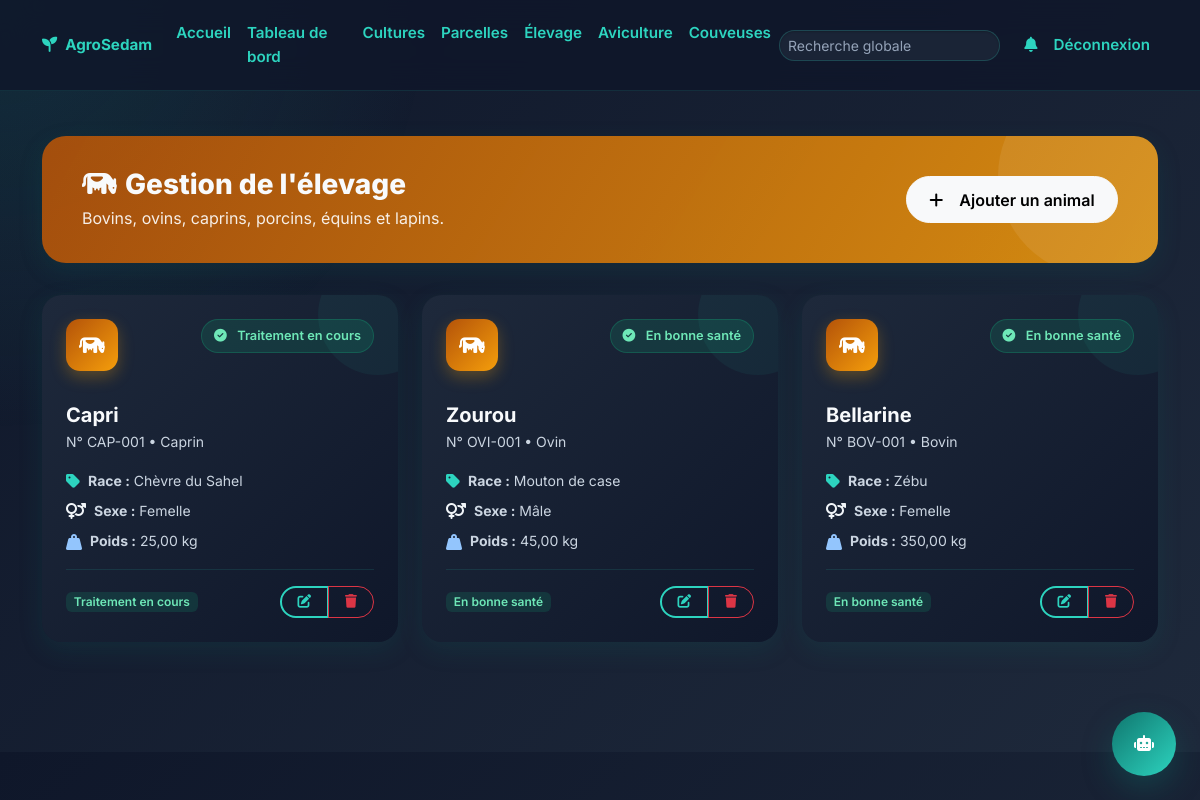
Page /animals/ (signed in) on the committed database.
### gestion/models.py (models this page shows, shortened)
class Animal(models.Model):
    SPECIES_CHOICES = [
        ('Bovin', 'Bovin'),
        ('Ovin', 'Ovin'),
        ('Caprin', 'Caprin'),
        ('Porcin', 'Porcin'),
        ('Équin', 'Équin'),
        ('Lapin', 'Lapin'),
    ]
    SEX_CHOICES = [('Mâle', 'Mâle'), ('Femelle', 'Femelle')]
    HEALTH_CHOICES = [
        ('En bonne santé', 'En bonne santé'),
        ('À vacciner', 'À vacciner'),
        ('Traitement en cours', 'Traitement en cours'),
        ('Malade', 'Malade'),
    ]
    name = models.CharField(max_length=100)
    number = models.CharField(max_length=50, unique=True)
    species = models.CharField(max_length=30, choices=SPECIES_CHOICES)
    breed = models.CharField(max_length=100)
    sex = models.CharField(max_length=20, choices=SEX_CHOICES)
    age = models.IntegerField()
    birth_date = models.DateField()
    weight = models.DecimalField(max_digits=6, decimal_places=2)
    health_status = models.CharField(max_length=30, choices=HEALTH_CHOICES, default='En bonne santé')
    vaccinations = models.TextField(blank=True)
    treatments = models.TextField(blank=True)
    photo = models.CharField(max_length=255, blank=True)
    created_at = models.DateTimeField(auto_now_add=True)
    class Meta:
        verbose_name = 'Animal'
        verbose_name_plural = 'Animaux'
        ordering = ['-created_at']

### gestion/views.py (the view)
# urls.py: path('animals/', views.animals_list, name='animals'),
@login_required
def animals_list(request):
    animals = Animal.objects.all()
    return render(request, 'gestion/animals.html', {'animals': animals})

### templates/gestion/animals.html (shortened to what this page needs)
{% extends 'base.html' %}
{% load static %}
{% block content %}
<div class="container py-5 page-transition">
    <div class="section-header d-flex justify-content-between align-items-center flex-wrap gap-3 fade-in-up orange">
        <div>
            <h2 class="mb-1"><i class="fas fa-cow me-2"></i>Gestion de l'élevage</h2>
            <p>Bovins, ovins, caprins, porcins, équins et lapins.</p>
        </div>
        <a class="btn btn-light" href="{% url 'animal_create' %}"><i class="fas fa-plus me-2"></i>Ajouter un animal</a>
    </div>
    <div class="row g-4 fade-in-up delay-1">
        {% for animal in animals %}
        <div class="col-md-6 col-lg-4">
            <div class="data-card h-100">
                <div class="card-body p-4">
                    <div class="d-flex justify-content-between align-items-start mb-3">
                        <div class="card-icon orange"><i class="fas fa-cow"></i></div>
                        <span class="status-badge success"><i class="fas fa-check-circle me-1"></i>{{ animal.health_status }}</span>
                    </div>
                    <h5 class="fw-bold mb-1">{{ animal.name }}</h5>
                    <p class="text-muted small mb-3">N° {{ animal.number }} • {{ animal.species }}</p>
                    <div class="d-flex flex-column gap-2 mb-3">
                        <div class="d-flex align-items-center gap-2">
                            <i class="fas fa-tag text-primary"></i>
                            <span class="small"><strong>Race :</strong> {{ animal.breed }}</span>
                        </div>
                        <div class="d-flex align-items-center gap-2">
                            <i class="fas fa-venus-mars text-purple"></i>
                            <span class="small"><strong>Sexe :</strong> {{ animal.sex }}</span>
                        </div>
                        <div class="d-flex align-items-center gap-2">
                            <i class="fas fa-weight-hanging text-info"></i>
                            <span class="small"><strong>Poids :</strong> {{ animal.weight }} kg</span>
                        </div>
                    </div>
                    <div class="pt-3 border-top d-flex justify-content-between align-items-center">
                        <span class="badge bg-success-subtle text-success fw-semibold">{{ animal.health_status }}</span>
                        <div class="btn-group">
                            <a class="btn btn-sm btn-outline-success" href="{% url 'animal_update' animal.pk %}"><i class="fas fa-edit"></i></a>
                            <a class="btn btn-sm btn-outline-danger" href="{% url 'animal_delete' animal.pk %}"><i class="fas fa-trash"></i></a>
                        </div>
                    </div>
                </div>
            </div>
        </div>
        {% endfor %}
    </div>
</div>
{% endblock %}

### static/css/style.css (style rules this page uses)
:root { --primary: #0f766e; --secondary: #115e59; --accent: #2dd4bf; --pastel: #5eead4; --beige: #F5F5DC; --white: #f8fafc; --soft: #1e293b; --text: #f1f5f9; --muted: #94a3b8; --teal: #0d9488; --teal-light: #2dd4bf; --orange: #f59e0b; --orange-light: #fbbf24; --blue: #3b82f6; --blue-light: #60a5fa; --purple: #8b5cf6; --purple-light: #a78bfa; --pink: #ec4899; --pink-light: #f472b6; --radius-sm: 12px; --radius-md: 20px; --radius-lg: 24px; --shadow-sm: 0 4px 14px rgba(0, 0, 0, .25); --shadow-md: 0 8px 24px rgba(15, 118, 110, .15); --shadow-lg: 0 16px 40px rgba(15, 118, 110, .25); --shadow-xl: 0 20px 50px rgba(0, 0, 0, .35); }
* { box-sizing: border-box; }
html { scroll-behavior: smooth; }
body { font-family: 'Inter', -apple-system, BlinkMacSystemFont, sans-serif; background: linear-gradient(135deg, #0f172a 0%, #1e293b 100%); color: var(--text); line-height: 1.6; overflow-x: hidden; }
body::before { content: ''; position: fixed; inset: 0; background: radial-gradient(circle at top left, rgba(45,212,191,.12), transparent 30%); pointer-events: none; z-index: -1; }
.btn { border-radius: 999px; font-weight: 600; transition: all .25s ease; display: inline-flex; align-items: center; justify-content: center; gap: .5rem; }
.btn-outline-success { border: 2px solid var(--accent); color: var(--accent); background: transparent; }
.btn-sm { padding: .45rem 1rem; font-size: .85rem; }
.data-card { position: relative; overflow: hidden; border-radius: 20px; border: none; background: linear-gradient(135deg, #1e293b 0%, #0f172a 100%); box-shadow: var(--shadow-md); transition: transform .35s cubic-bezier(.25,.8,.25,1), box-shadow .35s ease; }
.data-card::before { content: ''; position: absolute; top: -40px; right: -40px; width: 120px; height: 120px; border-radius: 50%; background: rgba(45, 212, 191, .06); transition: transform .5s cubic-bezier(.25,.8,.25,1); pointer-events: none; }
.data-card .card-body { position: relative; z-index: 1; }
.card-icon { width: 52px; height: 52px; border-radius: 14px; display: flex; align-items: center; justify-content: center; font-size: 1.3rem; color: #fff; margin-bottom: 1rem; box-shadow: 0 6px 16px rgba(45, 212, 191, .3); transition: transform .3s ease; }
.card-icon.orange { background: linear-gradient(135deg, #b45309, #f59e0b); box-shadow: 0 6px 16px rgba(245, 158, 11, .3); }
.status-badge { display: inline-flex; align-items: center; gap: .4rem; padding: .35rem .75rem; border-radius: 999px; font-size: .8rem; font-weight: 600; border: 1px solid transparent; }
.status-badge.success { background: rgba(16, 185, 129, .15); color: #6ee7b7; border-color: rgba(16, 185, 129, .25); }
.section-header { background: linear-gradient(120deg, rgba(15, 118, 110, .95), rgba(45, 212, 191, .85)); color: #fff; border-radius: var(--radius-lg); padding: 2rem 2.5rem; margin-bottom: 2rem; position: relative; overflow: hidden; box-shadow: var(--shadow-md); }
.section-header::after { content: ''; position: absolute; width: 200px; height: 200px; background: rgba(255, 255, 255, .08); border-radius: 50%; right: -40px; top: -60px; pointer-events: none; }
.section-header.orange { background: linear-gradient(120deg, rgba(180,83,9,.9), rgba(245,158,11,.85)); }
.section-header h2 { font-weight: 800; margin-bottom: .25rem; font-size: 1.75rem; position: relative; z-index: 1; }
.section-header p { color: rgba(255, 255, 255, .9); margin-bottom: 0; font-size: 1rem; position: relative; z-index: 1; }
.section-header .btn-light { border-radius: 999px; font-weight: 600; padding: .65rem 1.4rem; position: relative; z-index: 1; transition: all .25s ease; }
.fade-in-up { animation: fadeInUp .6s ease both; }
.delay-1 { animation-delay: .1s; }
.text-muted, .text-muted * { color: #cbd5e1 !important; }
small, .small { color: #cbd5e1; }
h1, h2, h3, h4, h5, h6 { color: #f8fafc; }
p, span, div { color: inherit; }
a { color: var(--accent); }
.bg-success-subtle { background-color: rgba(16, 185, 129, .15) !important; color: #6ee7b7 !important; }
.text-success { color: #6ee7b7 !important; }
.text-info { color: #93c5fd !important; }
.text-primary { color: var(--accent) !important; }
.border-top, .border-bottom, .border-start, .border-end { border-color: rgba(45, 212, 191, .12) !important; }
.badge { color: #f8fafc; }
.page-transition { animation: fadeInUp .5s ease; }
body { padding-bottom: 2rem; }

### rows in the picture
Animal: health_status "Traitement en cours", name "Capri", number "CAP-001", species "Caprin", breed "Chèvre du Sahel", sex "Femelle", weight "25,00"
Animal: health_status "En bonne santé", name "Zourou", number "OVI-001", species "Ovin", breed "Mouton de case", sex "Mâle", weight "45,00"
Animal: health_status "En bonne santé", name "Bellarine", number "BOV-001", species "Bovin", breed "Zébu", sex "Femelle", weight "350,00"
